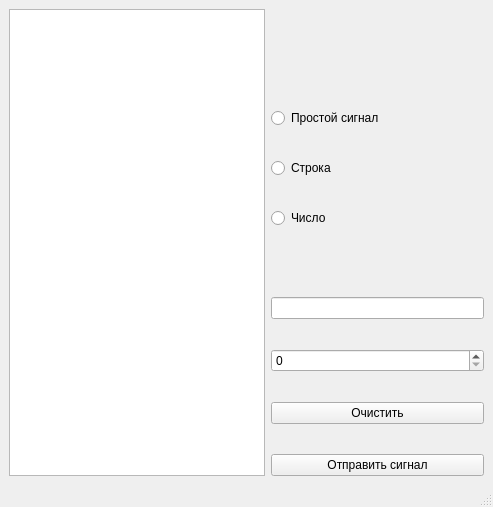
<?xml version="1.0" encoding="UTF-8"?>
<ui version="4.0">
 <class>MainWindow</class>
 <widget class="QMainWindow" name="MainWindow">
  <property name="geometry">
   <rect>
    <x>0</x>
    <y>0</y>
    <width>493</width>
    <height>507</height>
   </rect>
  </property>
  <property name="windowTitle">
   <string>MainWindow</string>
  </property>
  <widget class="QWidget" name="centralwidget">
   <property name="sizePolicy">
    <sizepolicy hsizetype="Maximum" vsizetype="Maximum">
     <horstretch>0</horstretch>
     <verstretch>0</verstretch>
    </sizepolicy>
   </property>
   <layout class="QVBoxLayout" name="verticalLayout">
    <item>
     <layout class="QGridLayout" name="gridLayout">
      <property name="verticalSpacing">
       <number>30</number>
      </property>
      <item row="7" column="1">
       <widget class="QPushButton" name="pb_clear">
        <property name="text">
         <string>Очистить</string>
        </property>
       </widget>
      </item>
      <item row="2" column="1">
       <widget class="QRadioButton" name="rb_sendStr">
        <property name="text">
         <string>Строка</string>
        </property>
       </widget>
      </item>
      <item row="5" column="1">
       <widget class="QLineEdit" name="le_str"/>
      </item>
      <item row="3" column="1">
       <widget class="QRadioButton" name="rb_sendNum">
        <property name="text">
         <string>Число</string>
        </property>
       </widget>
      </item>
      <item row="0" column="0" rowspan="9">
       <widget class="QTextBrowser" name="tb_result">
        <property name="sizePolicy">
         <sizepolicy hsizetype="Minimum" vsizetype="Minimum">
          <horstretch>0</horstretch>
          <verstretch>0</verstretch>
         </sizepolicy>
        </property>
       </widget>
      </item>
      <item row="1" column="1">
       <widget class="QRadioButton" name="rb_simpleSig">
        <property name="text">
         <string>Простой сигнал</string>
        </property>
       </widget>
      </item>
      <item row="8" column="1">
       <widget class="QPushButton" name="pb_sendSignal">
        <property name="text">
         <string>Отправить сигнал</string>
        </property>
       </widget>
      </item>
      <item row="0" column="1">
       <spacer name="verticalSpacer_2">
        <property name="orientation">
         <enum>Qt::Vertical</enum>
        </property>
        <property name="sizeType">
         <enum>QSizePolicy::Preferred</enum>
        </property>
        <property name="sizeHint" stdset="0">
         <size>
          <width>20</width>
          <height>70</height>
         </size>
        </property>
       </spacer>
      </item>
      <item row="4" column="1">
       <spacer name="verticalSpacer">
        <property name="orientation">
         <enum>Qt::Vertical</enum>
        </property>
        <property name="sizeHint" stdset="0">
         <size>
          <width>20</width>
          <height>40</height>
         </size>
        </property>
       </spacer>
      </item>
      <item row="6" column="1">
       <widget class="QSpinBox" name="spB_num"/>
      </item>
     </layout>
    </item>
   </layout>
  </widget>
  <widget class="QMenuBar" name="menubar">
   <property name="geometry">
    <rect>
     <x>0</x>
     <y>0</y>
     <width>493</width>
     <height>22</height>
    </rect>
   </property>
  </widget>
  <widget class="QStatusBar" name="statusbar"/>
 </widget>
 <resources/>
 <connections>
  <connection>
   <sender>pb_clear</sender>
   <signal>clicked()</signal>
   <receiver>tb_result</receiver>
   <slot>clear()</slot>
   <hints>
    <hint type="sourcelabel">
     <x>325</x>
     <y>396</y>
    </hint>
    <hint type="destinationlabel">
     <x>239</x>
     <y>396</y>
    </hint>
   </hints>
  </connection>
 </connections>
</ui>
